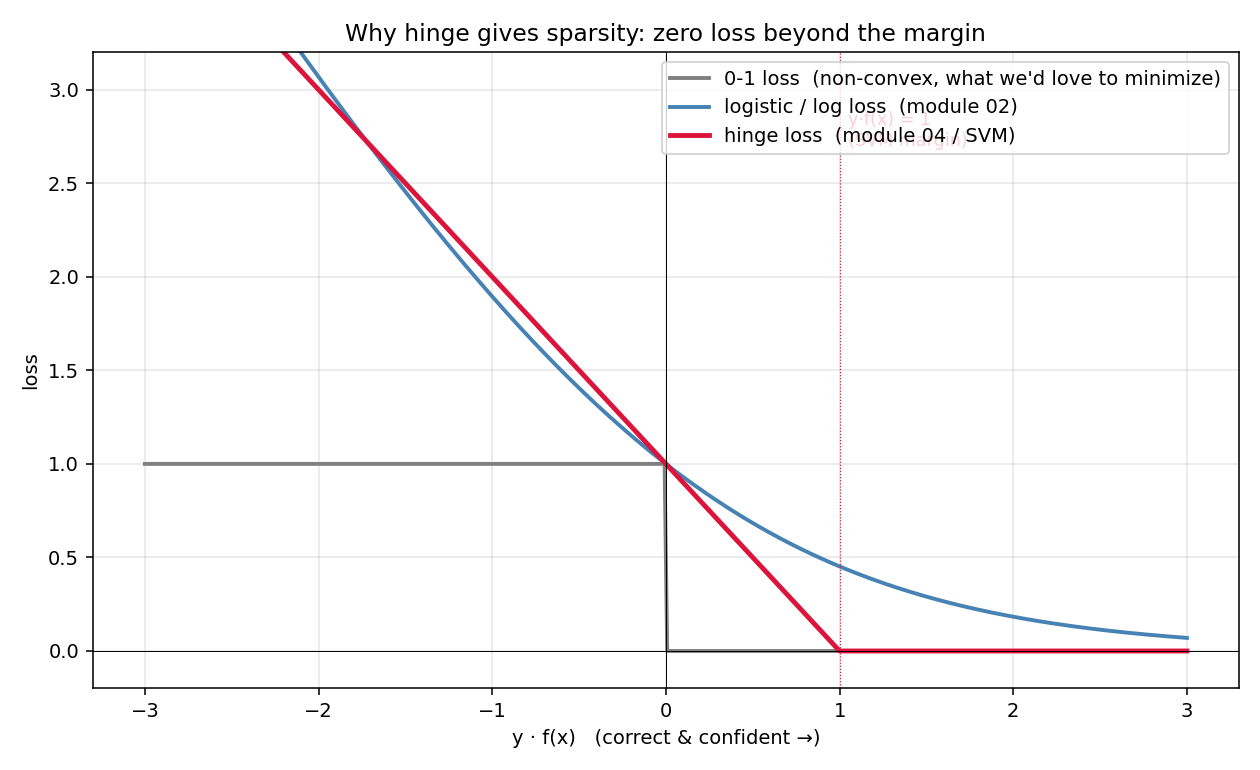

Python code for this plot:
"""Hinge loss vs log loss vs 0-1 loss as functions of yf(x).

Output: diagram_hinge_loss.png
"""

import numpy as np
import matplotlib.pyplot as plt


def main():
    z = np.linspace(-3, 3, 400)
    hinge = np.maximum(0, 1 - z)
    log = np.log1p(np.exp(-z)) / np.log(2)  # rescaled to match at z=0
    zero_one = (z < 0).astype(float)

    fig, ax = plt.subplots(figsize=(9, 5.5))
    ax.plot(z, zero_one, color="gray", lw=2, label="0-1 loss  (non-convex, what we'd love to minimize)")
    ax.plot(z, log, color="steelblue", lw=2, label="logistic / log loss  (module 02)")
    ax.plot(z, hinge, color="crimson", lw=2.5, label="hinge loss  (module 04 / SVM)")

    ax.axvline(1, color="crimson", lw=0.6, ls=":")
    ax.text(1.05, 2.7, "y·f(x) = 1\n(SVM margin)", fontsize=9, color="crimson")
    ax.axvline(0, color="black", lw=0.5)
    ax.axhline(0, color="black", lw=0.5)

    ax.set_xlabel("y · f(x)   (correct & confident →)")
    ax.set_ylabel("loss")
    ax.set_title("Why hinge gives sparsity: zero loss beyond the margin")
    ax.set_ylim(-0.2, 3.2)
    ax.legend(loc="upper right")
    ax.grid(alpha=0.3)

    fig.tight_layout()
    fig.savefig("diagram_hinge_loss.png", dpi=140)
    print("wrote diagram_hinge_loss.png")


if __name__ == "__main__":
    main()
